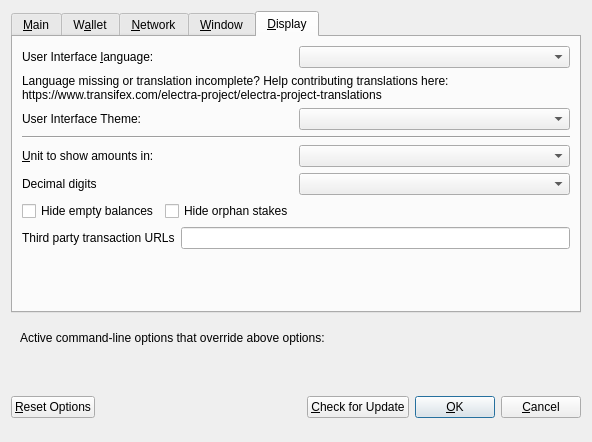
<?xml version="1.0" encoding="UTF-8"?>
<ui version="4.0">
 <class>OptionsDialog</class>
 <widget class="QDialog" name="OptionsDialog">
  <property name="geometry">
   <rect>
    <x>0</x>
    <y>0</y>
    <width>576</width>
    <height>442</height>
   </rect>
  </property>
  <property name="windowTitle">
   <string>Options</string>
  </property>
  <property name="modal">
   <bool>true</bool>
  </property>
  <layout class="QVBoxLayout" name="verticalLayout">
   <item>
    <widget class="QTabWidget" name="tabWidget">
     <property name="currentIndex">
      <number>4</number>
     </property>
     <widget class="QWidget" name="tabMain">
      <attribute name="title">
       <string>&amp;Main</string>
      </attribute>
      <layout class="QVBoxLayout" name="verticalLayout_Main">
       <item>
        <widget class="QCheckBox" name="bitcoinAtStartup">
         <property name="toolTip">
          <string>Automatically start ELECTRA after logging in to the system.</string>
         </property>
         <property name="text">
          <string>&amp;Start ELECTRA on system login</string>
         </property>
        </widget>
       </item>
       <item>
        <layout class="QHBoxLayout" name="horizontalLayout_2_Main">
         <item>
          <widget class="QLabel" name="databaseCacheLabel">
           <property name="text">
            <string>Size of &amp;database cache</string>
           </property>
           <property name="textFormat">
            <enum>Qt::PlainText</enum>
           </property>
           <property name="buddy">
            <cstring>databaseCache</cstring>
           </property>
          </widget>
         </item>
         <item>
          <widget class="QSpinBox" name="databaseCache"/>
         </item>
         <item>
          <widget class="QLabel" name="databaseCacheUnitLabel">
           <property name="text">
            <string>MB</string>
           </property>
           <property name="textFormat">
            <enum>Qt::PlainText</enum>
           </property>
          </widget>
         </item>
         <item>
          <spacer name="horizontalSpacer_2_Main">
           <property name="orientation">
            <enum>Qt::Horizontal</enum>
           </property>
           <property name="sizeHint" stdset="0">
            <size>
             <width>40</width>
             <height>20</height>
            </size>
           </property>
          </spacer>
         </item>
        </layout>
       </item>
       <item>
        <layout class="QHBoxLayout" name="horizontalLayout_3_Main">
         <item>
          <widget class="QLabel" name="threadsScriptVerifLabel">
           <property name="text">
            <string>Number of script &amp;verification threads</string>
           </property>
           <property name="textFormat">
            <enum>Qt::PlainText</enum>
           </property>
           <property name="buddy">
            <cstring>threadsScriptVerif</cstring>
           </property>
          </widget>
         </item>
         <item>
          <widget class="QSpinBox" name="threadsScriptVerif">
           <property name="toolTip">
            <string>(0 = auto, &lt;0 = leave that many cores free)</string>
           </property>
          </widget>
         </item>
         <item>
          <spacer name="horizontalSpacer_3_Main">
           <property name="orientation">
            <enum>Qt::Horizontal</enum>
           </property>
           <property name="sizeHint" stdset="0">
            <size>
             <width>40</width>
             <height>20</height>
            </size>
           </property>
          </spacer>
         </item>
        </layout>
       </item>
       <item>
        <spacer name="verticalSpacer_2">
         <property name="orientation">
          <enum>Qt::Vertical</enum>
         </property>
         <property name="sizeHint" stdset="0">
          <size>
           <width>20</width>
           <height>40</height>
          </size>
         </property>
        </spacer>
       </item>
       <!--
       <item>
        <widget class="QCheckBox" name="checkBoxZeromintEnable">
         <property name="toolTip">
          <string>Enable automatic minting of ECA units to zECA</string>
         </property>
         <property name="layoutDirection">
          <enum>Qt::LeftToRight</enum>
         </property>
         <property name="text">
          <string>Enable zECA Automint</string>
         </property>
        </widget>
       </item>
       <item>
        <layout class="QHBoxLayout" name="horizontalLayout_3">
         <item>
          <widget class="QLabel" name="percentage_label">
           <property name="toolTip">
            <string>Percentage of incoming ECA which get automatically converted to zECA via Zerocoin Protocol (min: 10%)</string>
           </property>
           <property name="text">
            <string>Percentage of autominted zECA</string>
           </property>
          </widget>
         </item>
         <item>
          <widget class="QSpinBox" name="zeromintPercentage">
           <property name="minimum">
            <number>1</number>
           </property>
           <property name="maximum">
            <number>100</number>
           </property>
          </widget>
         </item>
        </layout>
       </item>
       <item>
        <layout class="QHBoxLayout" name="horizontalLayout" stretch="0,0">
         <property name="sizeConstraint">
          <enum>QLayout::SetFixedSize</enum>
         </property>
         <item>
          <widget class="QLabel" name="labelPreferredDenom">
           <property name="maximumSize">
            <size>
             <width>16777215</width>
             <height>16777215</height>
            </size>
           </property>
           <property name="toolTip">
            <string>Wait with automatic conversion to Zerocoin until enough ECA for this denomination is available</string>
           </property>
           <property name="text">
            <string>Preferred Automint zECA Denomination</string>
           </property>
          </widget>
         </item>
         <item>
          <widget class="QComboBox" name="preferredDenom">
           <property name="maximumSize">
            <size>
             <width>16777215</width>
             <height>27</height>
            </size>
           </property>
           <property name="toolTip">
            <string>Wait with automatic conversion to Zerocoin until enough ECA for this denomination is available</string>
           </property>
           <property name="maxVisibleItems">
            <number>9</number>
           </property>
           <property name="maxCount">
            <number>9</number>
           </property>
          </widget>
         </item>
        </layout>
       </item>
      -->
      </layout>
     </widget>
     <widget class="QWidget" name="tabWallet">
      <attribute name="title">
       <string>W&amp;allet</string>
      </attribute>
      <layout class="QVBoxLayout" name="verticalLayout_Wallet">
       <item>
        <layout class="QHBoxLayout" name="horizontalLayout_2_Wallet">
         <item>
          <widget class="QLabel" name="labelStakeSplitThresholdText">
           <property name="text">
            <string>Stake split threshold:</string>
           </property>
          </widget>
         </item>
         <item>
          <widget class="QSpinBox" name="spinBoxStakeSplitThreshold">
           <property name="minimum">
            <number>1</number>
           </property>
           <property name="maximum">
            <number>999999</number>
           </property>
          </widget>
         </item>
        </layout>
       </item>
       <item>
        <widget class="QGroupBox" name="groupBox">
         <property name="title">
          <string>Expert</string>
         </property>
         <layout class="QVBoxLayout" name="verticalLayout_2">
          <item>
           <widget class="QCheckBox" name="coinControlFeatures">
            <property name="toolTip">
             <string>Whether to show coin control features or not.</string>
            </property>
            <property name="text">
             <string>Enable coin &amp;control features</string>
            </property>
           </widget>
          </item>
          <!--
          <item>
           <widget class="QCheckBox" name="showMasternodesTab">
            <property name="toolTip">
             <string>Show additional tab listing all your masternodes in first sub-tab&lt;br/&gt;and all masternodes on the network in second sub-tab.</string>
            </property>
            <property name="text">
             <string>Show Masternodes Tab</string>
            </property>
           </widget>
          </item>
          -->
          <item>
           <widget class="QCheckBox" name="spendZeroConfChange">
            <property name="toolTip">
             <string>If you disable the spending of unconfirmed change, the change from a transaction&lt;br/&gt;cannot be used until that transaction has at least one confirmation.&lt;br/&gt;This also affects how your balance is computed.</string>
            </property>
            <property name="text">
             <string>&amp;Spend unconfirmed change</string>
            </property>
           </widget>
          </item>
         </layout>
        </widget>
       </item>
       <item>
        <spacer name="verticalSpacer_Wallet">
         <property name="orientation">
          <enum>Qt::Vertical</enum>
         </property>
         <property name="sizeHint" stdset="0">
          <size>
           <width>20</width>
           <height>40</height>
          </size>
         </property>
        </spacer>
       </item>
      </layout>
     </widget>
     <widget class="QWidget" name="tabNetwork">
      <attribute name="title">
       <string>&amp;Network</string>
      </attribute>
      <layout class="QVBoxLayout" name="verticalLayout_Network">
       <item>
        <widget class="QCheckBox" name="mapPortUpnp">
         <property name="toolTip">
          <string>Automatically open the ELECTRA client port on the router. This only works when your router supports UPnP and it is enabled.</string>
         </property>
         <property name="text">
          <string>Map port using &amp;UPnP</string>
         </property>
        </widget>
       </item>
       <item>
        <widget class="QCheckBox" name="allowIncoming">
         <property name="toolTip">
          <string>Accept connections from outside</string>
         </property>
         <property name="text">
          <string>Allow incoming connections</string>
         </property>
        </widget>
       </item>
       <item>
        <widget class="QCheckBox" name="connectSocks">
         <property name="toolTip">
          <string>Connect to the ELECTRA network through a SOCKS5 proxy.</string>
         </property>
         <property name="text">
          <string>&amp;Connect through SOCKS5 proxy (default proxy):</string>
         </property>
        </widget>
       </item>
       <item>
        <layout class="QHBoxLayout" name="horizontalLayout_1_Network">
         <item>
          <widget class="QLabel" name="proxyIpLabel">
           <property name="text">
            <string>Proxy &amp;IP:</string>
           </property>
           <property name="textFormat">
            <enum>Qt::PlainText</enum>
           </property>
           <property name="buddy">
            <cstring>proxyIp</cstring>
           </property>
          </widget>
         </item>
         <item>
          <widget class="QValidatedLineEdit" name="proxyIp">
           <property name="minimumSize">
            <size>
             <width>140</width>
             <height>0</height>
            </size>
           </property>
           <property name="maximumSize">
            <size>
             <width>140</width>
             <height>16777215</height>
            </size>
           </property>
           <property name="toolTip">
            <string>IP address of the proxy (e.g. IPv4: 127.0.0.1 / IPv6: ::1)</string>
           </property>
          </widget>
         </item>
         <item>
          <widget class="QLabel" name="proxyPortLabel">
           <property name="text">
            <string>&amp;Port:</string>
           </property>
           <property name="textFormat">
            <enum>Qt::PlainText</enum>
           </property>
           <property name="buddy">
            <cstring>proxyPort</cstring>
           </property>
          </widget>
         </item>
         <item>
          <widget class="QLineEdit" name="proxyPort">
           <property name="minimumSize">
            <size>
             <width>55</width>
             <height>0</height>
            </size>
           </property>
           <property name="maximumSize">
            <size>
             <width>55</width>
             <height>16777215</height>
            </size>
           </property>
           <property name="toolTip">
            <string>Port of the proxy (e.g. 9050)</string>
           </property>
          </widget>
         </item>
         <item>
          <spacer name="horizontalSpacer_1_Network">
           <property name="orientation">
            <enum>Qt::Horizontal</enum>
           </property>
           <property name="sizeHint" stdset="0">
            <size>
             <width>40</width>
             <height>20</height>
            </size>
           </property>
          </spacer>
         </item>
        </layout>
       </item>
       <item>
        <spacer name="verticalSpacer_Network">
         <property name="orientation">
          <enum>Qt::Vertical</enum>
         </property>
         <property name="sizeHint" stdset="0">
          <size>
           <width>20</width>
           <height>40</height>
          </size>
         </property>
        </spacer>
       </item>
      </layout>
     </widget>
     <widget class="QWidget" name="tabWindow">
      <attribute name="title">
       <string>&amp;Window</string>
      </attribute>
      <layout class="QVBoxLayout" name="verticalLayout_Window">
       <item>
        <widget class="QCheckBox" name="minimizeToTray">
         <property name="toolTip">
          <string>Show only a tray icon after minimizing the window.</string>
         </property>
         <property name="text">
          <string>&amp;Minimize to the tray instead of the taskbar</string>
         </property>
        </widget>
       </item>
       <item>
        <widget class="QCheckBox" name="minimizeOnClose">
         <property name="toolTip">
          <string>Minimize instead of exit the application when the window is closed. When this option is enabled, the application will be closed only after selecting Quit in the menu.</string>
         </property>
         <property name="text">
          <string>M&amp;inimize on close</string>
         </property>
        </widget>
       </item>
       <item>
        <spacer name="verticalSpacer_Window">
         <property name="orientation">
          <enum>Qt::Vertical</enum>
         </property>
         <property name="sizeHint" stdset="0">
          <size>
           <width>20</width>
           <height>40</height>
          </size>
         </property>
        </spacer>
       </item>
      </layout>
     </widget>
     <widget class="QWidget" name="tabDisplay">
      <attribute name="title">
       <string>&amp;Display</string>
      </attribute>
      <layout class="QVBoxLayout" name="verticalLayout_Display">
       <item>
        <layout class="QHBoxLayout" name="horizontalLayout_1_Display">
         <item>
          <widget class="QLabel" name="langLabel">
           <property name="text">
            <string>User Interface &amp;language:</string>
           </property>
           <property name="textFormat">
            <enum>Qt::PlainText</enum>
           </property>
           <property name="buddy">
            <cstring>lang</cstring>
           </property>
          </widget>
         </item>
         <item>
          <widget class="QValueComboBox" name="lang">
           <property name="toolTip">
            <string>The user interface language can be set here. This setting will take effect after restarting ELECTRA.</string>
           </property>
          </widget>
         </item>
        </layout>
       </item>
       <item>
        <widget class="QLabel" name="label_3">
         <property name="toolTip">
          <string notr="true"/>
         </property>
         <property name="statusTip">
          <string notr="true"/>
         </property>
         <property name="whatsThis">
          <string notr="true"/>
         </property>
         <property name="accessibleName">
          <string notr="true"/>
         </property>
         <property name="text">
          <string>Language missing or translation incomplete? Help contributing translations here:
https://www.transifex.com/electra-project/electra-project-translations</string>
         </property>
         <property name="wordWrap">
          <bool>true</bool>
         </property>
         <property name="openExternalLinks">
          <bool>true</bool>
         </property>
         <property name="textInteractionFlags">
          <set>Qt::TextBrowserInteraction</set>
         </property>
        </widget>
       </item>
       <item>
        <layout class="QHBoxLayout" name="horizontalLayout_2_Display" stretch="0,0">
         <item>
          <widget class="QLabel" name="themeLabel">
           <property name="text">
            <string>User Interface Theme:</string>
           </property>
          </widget>
         </item>
         <item>
          <widget class="QValueComboBox" name="theme"/>
         </item>
        </layout>
       </item>
       <item>
        <widget class="Line" name="line">
         <property name="orientation">
          <enum>Qt::Horizontal</enum>
         </property>
        </widget>
       </item>
       <item>
        <layout class="QHBoxLayout" name="horizontalLayout_3_Display">
         <item>
          <widget class="QLabel" name="unitLabel">
           <property name="text">
            <string>&amp;Unit to show amounts in:</string>
           </property>
           <property name="textFormat">
            <enum>Qt::PlainText</enum>
           </property>
           <property name="buddy">
            <cstring>unit</cstring>
           </property>
          </widget>
         </item>
         <item>
          <widget class="QValueComboBox" name="unit">
           <property name="toolTip">
            <string>Choose the default subdivision unit to show in the interface and when sending coins.</string>
           </property>
          </widget>
         </item>
        </layout>
       </item>
       <item>
        <layout class="QHBoxLayout" name="horizontalLayout_4_Display">
         <item>
          <widget class="QLabel" name="digitsLabel">
           <property name="text">
            <string>Decimal digits</string>
           </property>
          </widget>
         </item>
         <item>
          <widget class="QValueComboBox" name="digits"/>
         </item>
        </layout>
       </item>
       <item>
        <layout class="QHBoxLayout" name="horizontalLayout_5_Display">
         <item>
          <widget class="QCheckBox" name="checkBoxHideZeroBalances">
           <property name="toolTip">
            <string>Hide empty balances</string>
           </property>
           <property name="layoutDirection">
            <enum>Qt::LeftToRight</enum>
           </property>
           <property name="text">
            <string>Hide empty balances</string>
           </property>
          </widget>
         </item>
         <item>
          <widget class="QCheckBox" name="checkBoxHideOrphans">
           <property name="toolTip">
            <string>Hide orphan stakes in transaction lists</string>
           </property>
           <property name="text">
            <string>Hide orphan stakes</string>
           </property>
          </widget>
         </item>
         <item>
          <spacer name="horizontalSpacer">
           <property name="orientation">
            <enum>Qt::Horizontal</enum>
           </property>
           <property name="sizeHint" stdset="0">
            <size>
             <width>40</width>
             <height>20</height>
            </size>
           </property>
          </spacer>
         </item>
        </layout>
       </item>
       <item>
        <layout class="QHBoxLayout" name="horizontalLayout_6_Display">
         <item>
          <widget class="QLabel" name="thirdPartyTxUrlsLabel">
           <property name="toolTip">
            <string>Third party URLs (e.g. a block explorer) that appear in the transactions tab as context menu items. %s in the URL is replaced by transaction hash. Multiple URLs are separated by vertical bar |.</string>
           </property>
           <property name="text">
            <string>Third party transaction URLs</string>
           </property>
           <property name="buddy">
            <cstring>thirdPartyTxUrls</cstring>
           </property>
          </widget>
         </item>
         <item>
          <widget class="QLineEdit" name="thirdPartyTxUrls">
           <property name="toolTip">
            <string>Third party URLs (e.g. a block explorer) that appear in the transactions tab as context menu items. %s in the URL is replaced by transaction hash. Multiple URLs are separated by vertical bar |.</string>
           </property>
          </widget>
         </item>
        </layout>
       </item>
       <item>
        <spacer name="verticalSpacer">
         <property name="orientation">
          <enum>Qt::Vertical</enum>
         </property>
         <property name="sizeHint" stdset="0">
          <size>
           <width>20</width>
           <height>40</height>
          </size>
         </property>
        </spacer>
       </item>
      </layout>
     </widget>
    </widget>
   </item>
   <item>
    <widget class="QFrame" name="frame">
     <layout class="QVBoxLayout" name="verticalLayout_Bottom">
      <item>
       <layout class="QHBoxLayout" name="horizontalLayout_Bottom">
        <item>
         <widget class="QLabel" name="overriddenByCommandLineInfoLabel">
          <property name="text">
           <string>Active command-line options that override above options:</string>
          </property>
          <property name="textFormat">
           <enum>Qt::PlainText</enum>
          </property>
         </widget>
        </item>
        <item>
         <spacer name="horizontalSpacer_Bottom">
          <property name="orientation">
           <enum>Qt::Horizontal</enum>
          </property>
          <property name="sizeHint" stdset="0">
           <size>
            <width>40</width>
            <height>20</height>
           </size>
          </property>
         </spacer>
        </item>
       </layout>
      </item>
      <item>
       <widget class="QLabel" name="overriddenByCommandLineLabel">
        <property name="text">
         <string/>
        </property>
        <property name="textFormat">
         <enum>Qt::PlainText</enum>
        </property>
        <property name="wordWrap">
         <bool>true</bool>
        </property>
       </widget>
      </item>
     </layout>
    </widget>
   </item>
   <item>
    <layout class="QHBoxLayout" name="horizontalLayout_Buttons">
     <item>
      <widget class="QPushButton" name="resetButton">
       <property name="toolTip">
        <string>Reset all client options to default.</string>
       </property>
       <property name="text">
        <string>&amp;Reset Options</string>
       </property>
       <property name="autoDefault">
        <bool>false</bool>
       </property>
      </widget>
     </item>
     <item>
      <spacer name="horizontalSpacer_1">
       <property name="orientation">
        <enum>Qt::Horizontal</enum>
       </property>
       <property name="sizeHint" stdset="0">
        <size>
         <width>5</width>
         <height>48</height>
        </size>
       </property>
      </spacer>
     </item>
     <item>
      <widget class="QLabel" name="statusLabel">
       <property name="minimumSize">
        <size>
         <width>200</width>
         <height>0</height>
        </size>
       </property>
       <property name="font">
        <font>
         <weight>75</weight>
         <bold>true</bold>
        </font>
       </property>
       <property name="text">
        <string/>
       </property>
       <property name="textFormat">
        <enum>Qt::PlainText</enum>
       </property>
       <property name="wordWrap">
        <bool>true</bool>
       </property>
      </widget>
     </item>
     <item>
      <widget class="QPushButton" name="checkForUpdateButton">
       <property name="toolTip">
        <string>Allow QT wallet to check for update.</string>
       </property>
       <property name="text">
        <string>&amp;Check for Update</string>
       </property>
       <property name="autoDefault">
        <bool>false</bool>
       </property>
      </widget>
     </item>
     <item>
      <spacer name="horizontalSpacer_2">
       <property name="orientation">
        <enum>Qt::Horizontal</enum>
       </property>
       <property name="sizeHint" stdset="0">
        <size>
         <width>40</width>
         <height>48</height>
        </size>
       </property>
      </spacer>
     </item>
     <item>
      <widget class="QPushButton" name="okButton">
       <property name="text">
        <string>&amp;OK</string>
       </property>
       <property name="autoDefault">
        <bool>false</bool>
       </property>
       <property name="default">
        <bool>true</bool>
       </property>
      </widget>
     </item>
     <item>
      <widget class="QPushButton" name="cancelButton">
       <property name="text">
        <string>&amp;Cancel</string>
       </property>
       <property name="autoDefault">
        <bool>false</bool>
       </property>
      </widget>
     </item>
    </layout>
   </item>
  </layout>
 </widget>
 <customwidgets>
  <customwidget>
   <class>QValidatedLineEdit</class>
   <extends>QLineEdit</extends>
   <header>qvalidatedlineedit.h</header>
  </customwidget>
  <customwidget>
   <class>QValueComboBox</class>
   <extends>QComboBox</extends>
   <header>qvaluecombobox.h</header>
  </customwidget>
 </customwidgets>
 <resources/>
 <connections/>
</ui>
